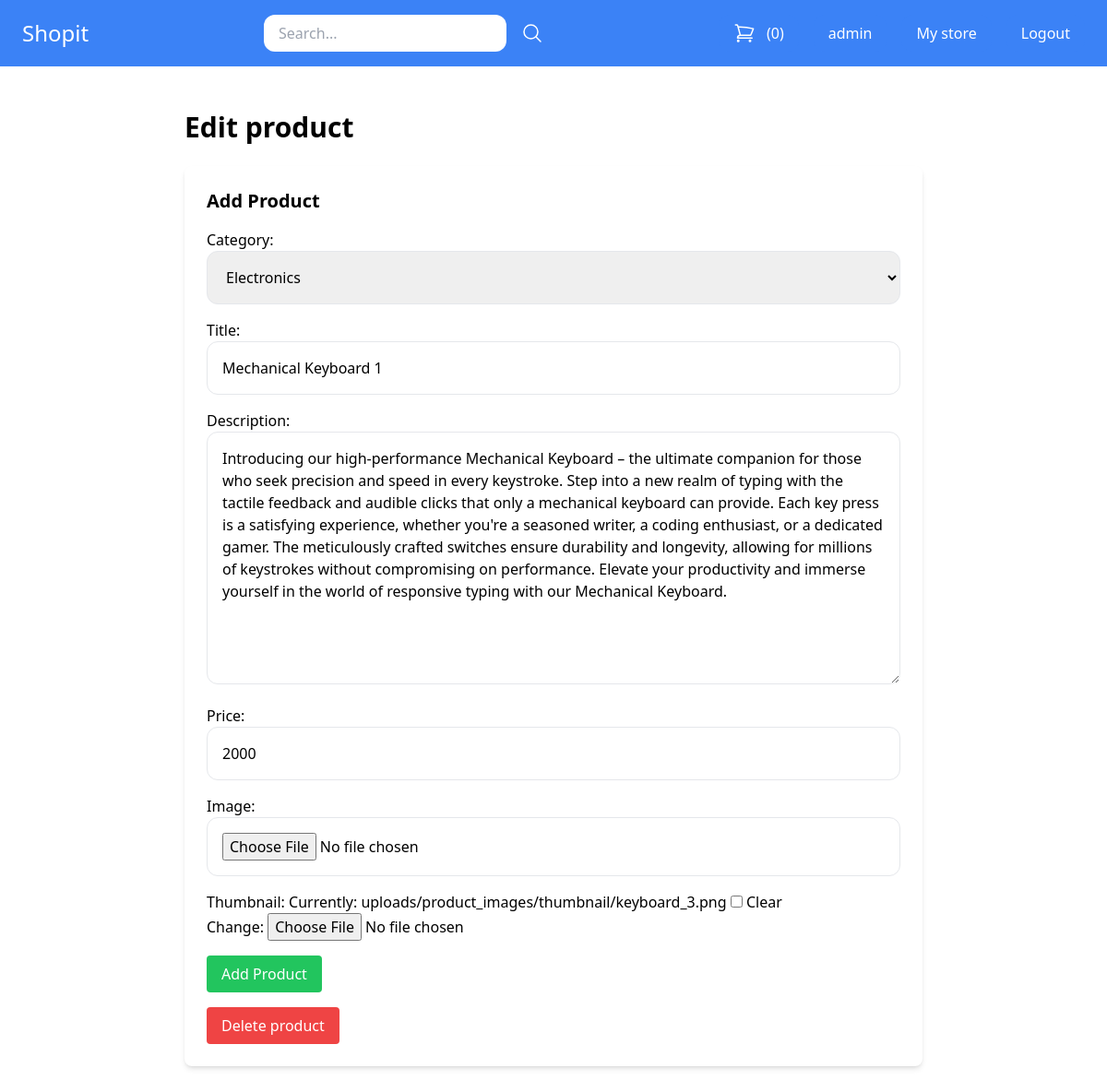
The page /mystore/edit-product/88/ (signed in) on the database its author committed.
### core/models.py (models this page shows, shortened)
class Product(models.Model):
	DRAFT = 'draft'
	WAITING_APPROVAL = 'waitingapproval'
	ACTIVE = 'active'
	DELETED = 'deleted'
	STATUS_CHOICES = {
		(DRAFT, 'Draft'),
		(WAITING_APPROVAL, 'Waiting approval'),
		(ACTIVE, 'Active'),
		(DELETED, 'Deleted'),
	}
	user = models.ForeignKey(User, related_name='products', on_delete=models.CASCADE)
	category = models.ForeignKey(Category, related_name='products', on_delete=models.CASCADE)
	title = models.CharField(max_length=50)
	slug = models.SlugField(max_length=50)
	description = models.TextField(blank=True)
	tags = models.TextField(default='')
	price = models.PositiveIntegerField()
	image = models.ImageField(upload_to='uploads/product_images', blank=True, null=True)
	thumbnail = models.ImageField(upload_to='uploads/product_images/thumbnail', blank=True, null=True)
	created_at = models.DateTimeField(auto_now_add=True)
	updated_at = models.DateTimeField(auto_now=True)
	status = models.CharField(max_length=50, choices=STATUS_CHOICES, default=ACTIVE)
	average_rating = models.DecimalField(max_digits=3, decimal_places=1, default=0)
	view_count = models.PositiveIntegerField(default=0)
	class Meta:
		ordering = ('-created_at',)

class Category(models.Model):
	title = models.CharField(max_length=50)
	slug = models.SlugField(max_length=50)
	class Meta:
		verbose_name_plural = 'Categories'
	def __str__(self):
		return self.title

### core/views.py (the view)
# urls.py: path('mystore/edit-product/<int:pk>/', views.edit_product, name='edit_product'),
@login_required
def edit_product(request, pk):
    product = Product.objects.filter(user=request.user).get(pk=pk)
    if request.method == 'POST':
        form = ProductForm(request.POST, request.FILES, instance=product)
        if form.is_valid():
            form.save()
            messages.success(request, 'Changes saved successfully!')
            return redirect('mystore')
    else:
        form = ProductForm(instance=product)
    return render(request, 'add_product.html', {
        'title' : 'Edit product',
        'product' : product,
        'form' : form
        })

### core/forms.py
class ProductForm(forms.ModelForm):
    class Meta:
        model = Product
        fields = ['category', 'title', 'description', 'price', 'image', 'thumbnail']
        widgets = {
		'category' : forms.Select(attrs={
			'class' : 'w-full p-4 border border-gray-200 rounded-xl'
			}),
		'title' : forms.TextInput(attrs={
			'class' : 'w-full p-4 border border-gray-200 rounded-xl'
			}),
		'description' : forms.Textarea(attrs={
			'class' : 'w-full p-4 border border-gray-200 rounded-xl'
			}),
		'price' : forms.TextInput(attrs={
			'class' : 'w-full p-4 border border-gray-200 rounded-xl'
			}),
		'image' : forms.FileInput(attrs={
			'class' : 'w-full p-4 border border-gray-200 rounded-xl'
			}),
		}

### core/templates/add_product.html (shortened to what this page needs)
{% extends 'base.html' %}
{% block content %}
<div class="max-w-4xl mx-auto py-8 px-6">
    <h1 class="text-3xl font-semibold mb-6">{{ title }}</h1>
    <div class="bg-white rounded-lg shadow-md p-6">
        <h2 class="text-xl font-semibold mb-4">Add Product</h2>
        <form method="post" enctype="multipart/form-data" class="space-y-4">
            {{ form.as_p }}
            <button type="submit" class="bg-green-500 hover:bg-green-700 text-white py-2 px-4 rounded">
                Add Product
            </button>
        </form>
        {% if product %}
        <a href="{% url 'delete_product' product.id %}" class="mt-4 inline-block py-2 px-4 bg-red-500 text-white hover:bg-red-700 rounded">
            Delete product
        </a>
        {% endif %}
    </div>
</div>
{% endblock %}

### core/templates/base.html (shortened to what this page needs)
<!doctype html>
<html>
<head>
  <script src="https://cdn.tailwindcss.com"></script>
</head>
<body>
	<nav class="max-w mx-auto py-4 px-6 flex items-center justify-between bg-blue-500">
		<div class="logo">
			<a href="/" class="text-2xl text-white">Shopit</a>
		</div>
		<div class="search">
			<form method="get" action="/search/" class="flex items-center space-x-4">
				<input type="search" class="py-2 px-4 rounded-xl" name='query' placeholder="Search...">
				<button>
					<svg xmlns="http://www.w3.org/2000/svg" fill="none" viewBox="0 0 24 24" stroke-width="1.5" stroke="currentColor" class="w-6 h-6 text-white">
  				<path stroke-linecap="round" stroke-linejoin="round" d="M21 21l-5.197-5.197m0 0A7.5 7.5 0 105.196 5.196a7.5 7.5 0 0010.607 10.607z" />
					</svg>
				</button>
			</form>
		</div>
		<div class="menu flex items-center space-x-4">
			<a href="{% url 'cart_view' %}" class="flex space-x-3 py-2 px-4 bg-blue-500 hover:bg-blue-700 rounded-xl text-white"> <span>({{ cart|length }})</span></a>
			{% if request.user.is_authenticated %}
				<a href="{% url 'myaccount' %}" class="py-2 px-4 bg-blue-500 hover:bg-blue-700 rounded-xl text-white">{{request.user.username}}</a>
				<a href="{% url 'mystore' %}" class="py-2 px-4 bg-blue-500 hover:bg-blue-700 rounded-xl text-white">My store</a>
				<a href="{% url 'logout' %}" class="py-2 px-4 bg-blue-500 hover:bg-blue-700 rounded-xl text-white">Logout</a>
			{% else %}
				<a href="{% url 'login' %}" class="py-2 px-4 bg-blue-500 hover:bg-blue-700 rounded-xl text-white">Login</a>
			{% endif %}
		</div>
	</nav>
	<div class="max-w-4xl mx-auto py-4 px-6">
		{% block content %}
		{% endblock %}
	</div>
</body>
</html>

### rows shown on the page
Product: category "Electronics", description "Introducing our high-performance Mechanical Keyboard – the ultimate companion for those who seek precision and speed in every keystroke. Step into a new realm of typing with the tactile feedback and audible clicks that only a mechanical keyboard can provide. Each key press is a satisfying experience, whether you're a seasoned writer, a coding enthusiast, or a dedicated gamer. The meticulously crafted switches ensure durability and longevity, allowing for millions of keystrokes without compromising on performance. Elevate your productivity and immerse yourself in the world of responsive typing with our Mechanical Keyboard.", price "2000"
Category: title "Mechanical Keyboard 1"

### other values the page prints
{{ cart|length }} "0"
{{ request.user.username }} "admin"
{{ title }} "Edit product"
